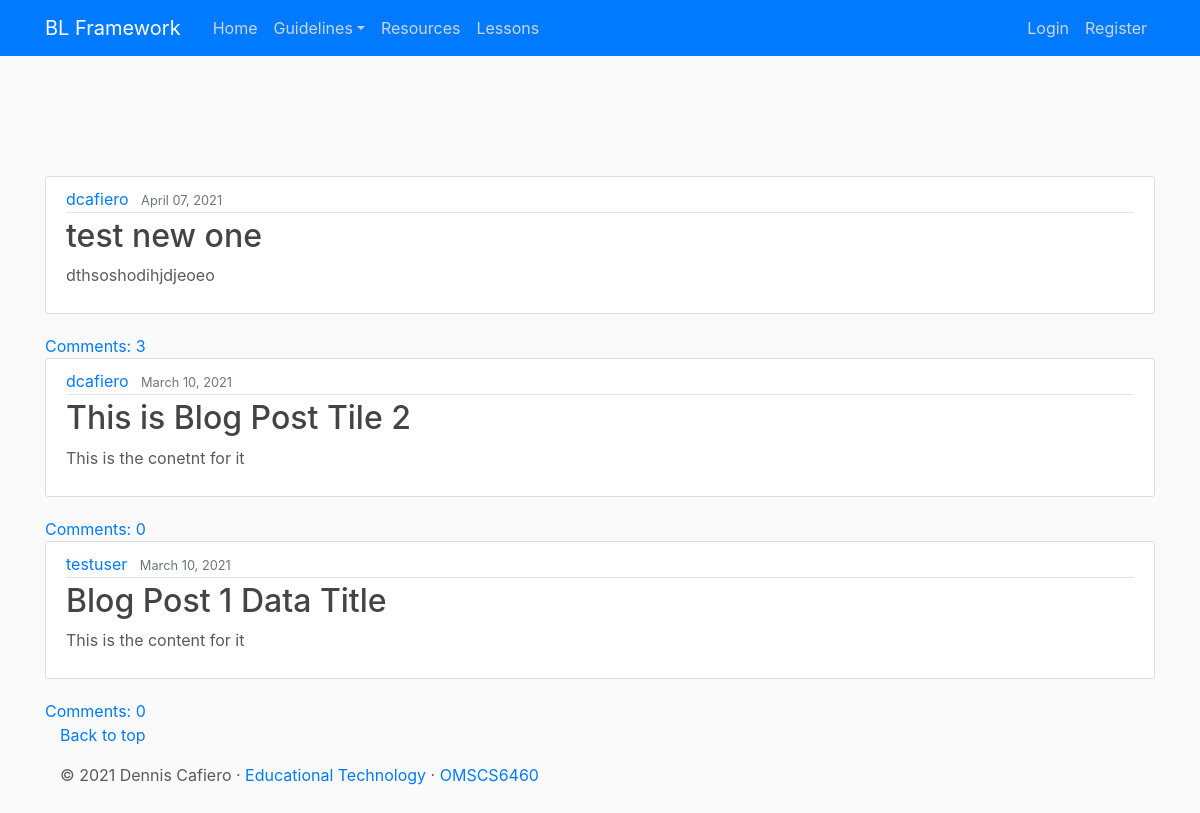
Screenshot of /blog/ with the database file from the repository.
### blog/models.py (models this page shows, shortened)
class Post(models.Model):
    title = models.CharField(max_length=100)
    content = models.TextField()
    date_posted = models.DateTimeField(default=timezone.now)
    author = models.ForeignKey(User, on_delete=models.CASCADE)  # on_delete CASCADE means to delete the post if user deleted

### blog/views.py (the view)
# urls.py: path('', PostListView.as_view() , name='blog-home'),
class PostListView(ListView):
    model = Post
    template_name = 'blog/home.html'
    context_object_name = 'posts'
    ordering = ['-date_posted']

### templates/blog/home.html
{%  extends 'blog/base.html' %}
{% block content %}
    {% for post in posts %}
        <article class="media content-section">
          <div class="media-body">
            <div class="article-metadata">
              <a class="mr-2" href="#">{{ post.author }}</a>
              <small class="text-muted">{{ post.date_posted|date:'F d, Y' }}</small>
            </div>
            <h2><a class="article-title" href="{% url 'post-detail' post.id %}">{{ post.title }}</a></h2>
            <p class="article-content">{{ post.content }}</p>
          </div>
        </article>
        <a href="{% url 'post-detail' pk=post.pk %}">Comments: {{ post.comments.count }}</a>
    {% endfor %}
{%  endblock content %}

### blog/static/blog/main.css (style rules this page uses)
body { background: #fafafa; color: #333333; margin-top: 5rem; }
h1, h2, h3, h4, h5, h6 { color: #444444; }
.content-section { background: #ffffff; padding: 10px 20px; border: 1px solid #dddddd; border-radius: 3px; margin-bottom: 20px; }
.article-title { color: #444444; }
.article-content { white-space: pre-line; }
.article-metadata { padding-bottom: 1px; margin-bottom: 4px; border-bottom: 1px solid #e3e3e3 }

### blog/static/blog/carousel.css (style rules this page uses)
body { padding-top: 3rem; padding-bottom: 3rem; color: #5a5a5a; }

### rows the page displays
Post: author "dcafiero", date_posted "April 07, 2021", title "test new one", content "dthsoshodihjdjeoeo", comments.count "3"
Post: author "dcafiero", date_posted "March 10, 2021", title "This is Blog Post Tile 2", content "This is the conetnt for it", comments.count "0"
Post: author "testuser", date_posted "March 10, 2021", title "Blog Post 1 Data Title", content "This is the content for it", comments.count "0"
